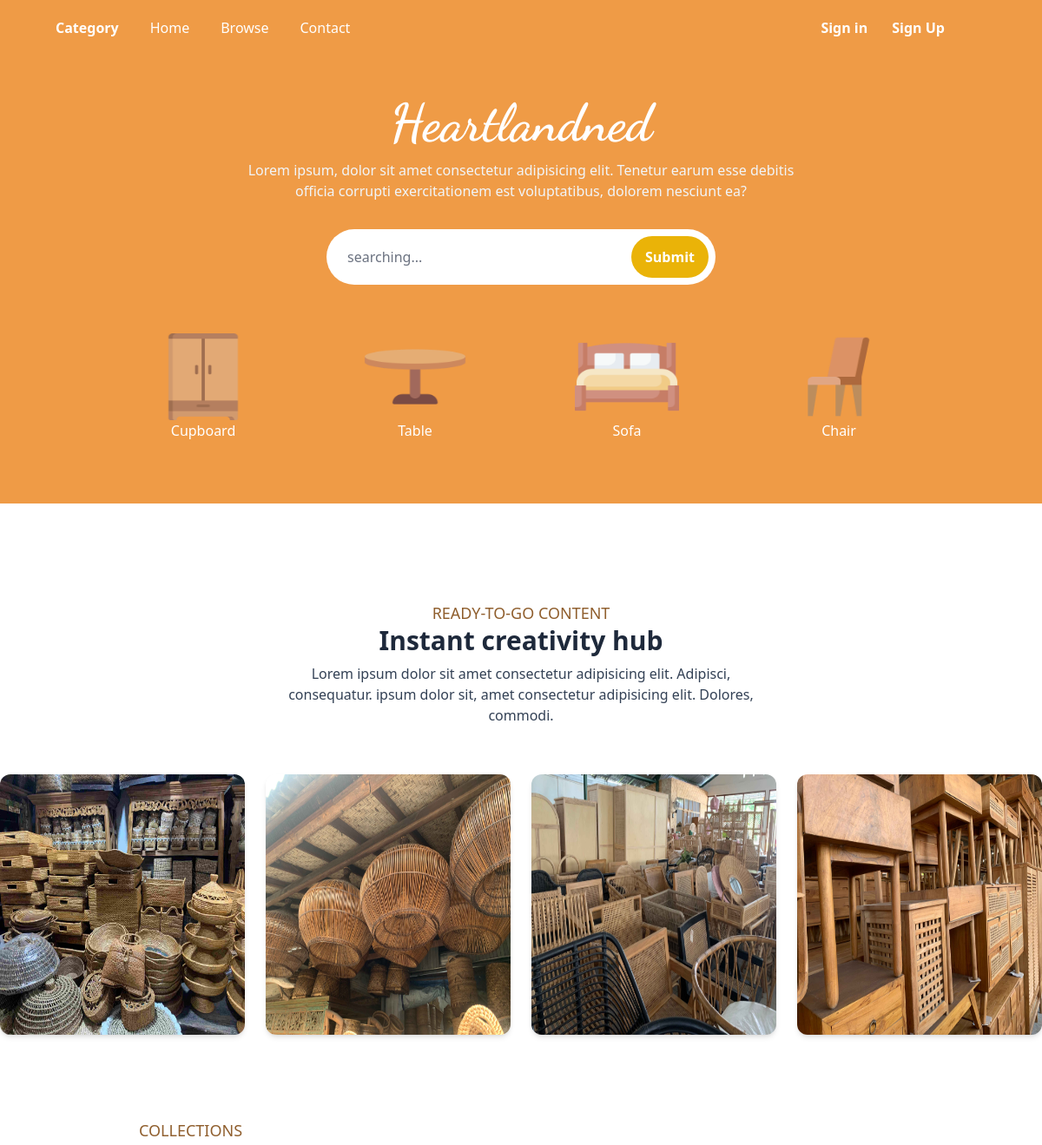
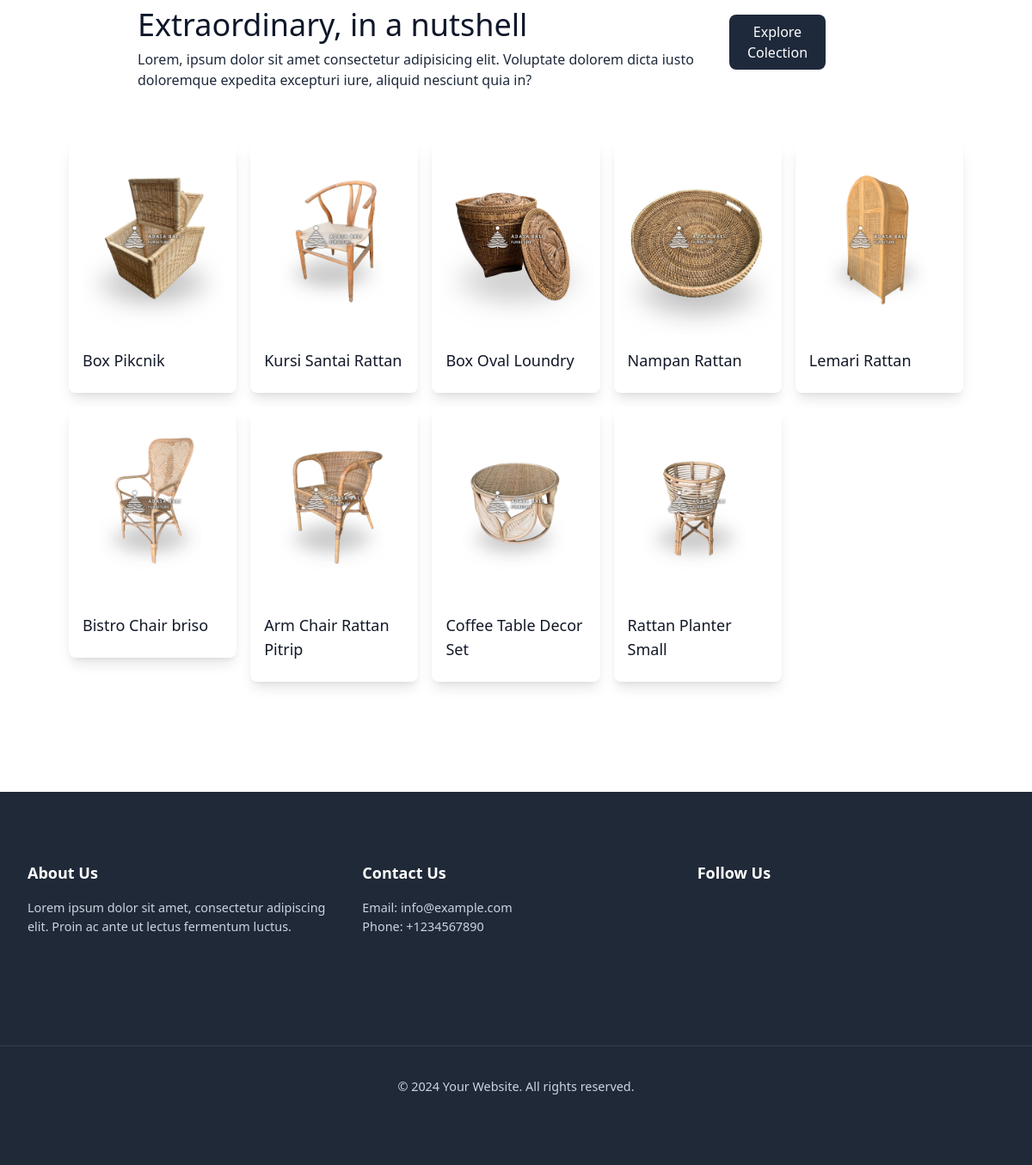
The page / on the database its author committed (2 pictures, top to bottom).
### core/models.py (models this page shows, shortened)
class Produks(models.Model):
    name = models.CharField(max_length=100)
    description = models.TextField()
    subtitle = models.CharField(max_length=200)
    image = models.ImageField(upload_to='produks')
    price = models.IntegerField()
    material = models.CharField(max_length=100)
    ukuran = models.CharField(max_length=100)
    warna = models.CharField(max_length=100)
    fitur = models.TextField()
    create_by = models.ForeignKey(User, on_delete=models.CASCADE)
    create_at = models.DateTimeField(auto_now_add=True)
    discount = models.IntegerField()
    category = models.ForeignKey(Category, on_delete=models.CASCADE)
    descriptiondua = models.TextField()

### core/views.py (the view)
# urls.py: path('', views.home, name='home'),
def home(request):
    query = request.GET.get('query', '')
    produks = Produks.objects.all().order_by('-id')[0:10]
    if query:
        produks = produks.filter(Q(title__icontains=query))
    return render(request, 'core/home.html', {
        'produks':produks,
        'query':query
    })

### core/templates/core/home.html (shortened to what this page needs)
{% extends 'core/base.html' %}
{% block content %}
<div class="bg-[#ef9b46] min-h-[580px] pt-28">
    <div class="max-w-3xl mx-auto">
        <h1 class="title text-center text-white text-6xl">Heartlandned</h1>
        <p class="text-center px-14 text-slate-100 mt-3">Lorem ipsum, dolor sit amet consectetur adipisicing elit. Tenetur earum esse debitis officia corrupti exercitationem est voluptatibus, dolorem nesciunt ea?</p>
        <div class="mt-8">
            <form action="{% url 'core:browser' %}" method="get" class="mx-auto max-w-md flex items-center bg-white p-2 rounded-full">
                <div class="relative flex-1">
                    <input name="query" value="{{query}}" type="text" placeholder="searching..." class="w-full py-3 px-4 rounded-full bg-white text-gray-800 placeholder-gray-500 focus:outline-none focus:ring-2 focus:ring-yellow-500 focus:border-transparent">
                </div>
                <button type="submit" class="bg-yellow-500 hover:bg-yellow-600 text-white font-semibold py-3 px-4 ml-4 rounded-full transition duration-300 ease-in-out">Submit</button>
            </form>
        </div>
    </div>
    <div class="max-w-4xl  mx-auto mt-14">
        <div class="flex justify-around mx-auto gap-20">
            <div class="">
                <img class="w-[120px] h-[100px]" src="http://127.0.0.1:8000/media/images/cate1.png" alt="">
                <h1 class="text-white text-center">Cupboard</h1>
            </div>
            <div class="">
                <img class="w-[120px] h-[100px]" src="http://127.0.0.1:8000/media/images/cate2.png" alt="">
                <h1 class="text-white text-center">Table</h1>
            </div>
            <div class="">
                <img class="w-[120px] h-[100px]" src="http://127.0.0.1:8000/media/images/cate3.png" alt="">
                <h1 class="text-white text-center">Sofa</h1>
            </div>
            <div class="">
                <img class="w-[120px] h-[100px]" src="http://127.0.0.1:8000/media/images/cate4.png" alt="">
                <h1 class="text-white text-center">Chair</h1>
            </div>
        </div>
    </div>
</div>
<div class="px-40 mt-28 text-center mx-auto max-w-4xl">
    <p class="text-[#8f5e2d] text-lg">READY-TO-GO CONTENT</p>
    <h1 class="text-3xl font-semibold mb-2 text-slate-800">Instant creativity hub</h1>
    <p class="text-slate-700 text-[1rem]">Lorem ipsum dolor sit amet consectetur adipisicing elit. Adipisci, consequatur. ipsum dolor sit, amet consectetur adipisicing elit. Dolores, commodi.</p>
</div>
<div class="flex gap-6 justify-around max-w-7xl mx-auto mt-14">
    <div class="relative w-[300px] h-[300px]">
        <img src="http://127.0.0.1:8000/media/images/gambar3.jpg" class="w-full h-full shadow-md rounded-xl" alt="">
    </div>
    <div class="relative w-[300px] h-[300px]">
        <img src="http://127.0.0.1:8000/media/images/gambarsatu.jpg" class="w-full h-full shadow-md rounded-xl" alt="">
    </div>
    <div class="relative w-[300px] h-[300px]">
        <img src="http://127.0.0.1:8000/media/images/gambar2.jpg" class="w-full h-full shadow-md rounded-xl" alt="">
    </div>
    <div class="relative w-[300px] h-[300px]">
        <img src="http://127.0.0.1:8000/media/images/header3.jpg" class="w-full h-full shadow-md rounded-xl" alt="">
    </div>
</div>
<div class="px-40 mt-24 flex gap-4 items-center justify-between mb-9">
    <div class="text-[#8f5e2d] max-w-2xl">
        <p class="text-lg mb-3">COLLECTIONS</p>
        <h1 class="text-4xl text-slate-900 mb-2 ">Extraordinary, in a nutshell</h1>
        <p class="text-[1rem] text-slate-800 mb-6">Lorem, ipsum dolor sit amet consectetur adipisicing elit. Voluptate dolorem dicta iusto doloremque expedita excepturi iure, aliquid nesciunt quia in?</p>
    </div>
    <div class="mr-20">
        <button class="text-white bg-slate-800 rounded-lg px-4 py-2">Explore Colection</button>
    </div>
</div>
<div class="grid gap-4 grid-cols-5 px-10 lg:px-20 xl:px-40">
    {% for produk in produks %}
        <a href="{% url 'core:detail' produk.id %}" class="w-full block">
            <div class="bg-white shadow-lg rounded-lg overflow-hidden">
                <img src="{{ produk.image.url }}" alt="{{ produk.name }}" class="w-full h-56 object-cover object-center">
                <div class="p-4">
                    <h2 class="text-gray-900 text-lg mb-2">{{ produk.name }}</h2>
                </div>
            </div>
        </a>
    {% endfor %}
</div>
</div>
{% endblock %}

### core/templates/core/base.html (shortened to what this page needs)
{% load static %}
<!DOCTYPE html>
<html lang="en">
<head>
    <link href="{% static 'css/output.css' %}" rel="stylesheet">
</head>
<body>
<nav class="fixed z-30 w-full flex items-center bg-[#ef9b46] justify-between py-5 px-14 text-white">
    <div class="flex gap-2 items-center">
        <div class="flex items-center gap-2 relative">
            <p class="font-bold cursor-pointer" id="category" onclick="toggleDropdown()">Category</p>
        </div>
        <ul class="ml-7">
            <li class="flex gap-9 items-center">
                {% if request.user.is_authenticated %}
                <a href="/">Home</a>
                <a href="{% url 'core:browser' %}">Browse</a>
                <a href="{% url 'dashboard:dashindex' %}">Dashboard</a>
                <a href="{% url 'cart:getorder' %}">Order</a>
                {% else %}
                <a href="/">Home</a>
                <a href="{% url 'core:browser' %}">Browse</a>
                <a href="">Contact</a>
                {% endif %}
            </li>
        </ul>
    </div>
    <div class="flex gap-7 items-center">
        {% if request.user.is_authenticated %}
        <a class="text-md font-bold ">Pricing</a>
        <a class="text-md font-bold ">Logout</a>
        {% else %}
        <a href="{% url 'api:login' %}" class="text-md font-bold ">Sign in</a>
        <a href="{% url 'api:signup' %}" class="text-md font-bold ">Sign Up</a>
        {% endif %}
    </div>
</nav>
<div class="">
    {% block content %}
    {% endblock %}
<footer class="bg-gray-800 py-20 mt-32">
    <div class="max-w-7xl mx-auto px-4 sm:px-6 lg:px-8">
        <div class="grid grid-cols-1 sm:grid-cols-2 md:grid-cols-3 gap-8">
            <div class="">
                <h2 class="text-white text-lg font-semibold mb-4">About Us</h2>
                <p class="text-slate-300 text-[.9rem]">Lorem ipsum dolor sit amet, consectetur adipiscing elit. Proin ac ante ut lectus fermentum luctus.</p>
            </div>
            <div class="">
                <h2 class="text-white text-lg font-semibold mb-4">Contact Us</h2>
                <p class="text-slate-300 text-[.9rem]">Email: info@example.com</p>
                <p class="text-slate-300 text-[.9rem]">Phone: +1234567890</p>
            </div>
            <div class="">
                <h2 class="text-white text-lg font-semibold mb-4">Follow Us</h2>
            </div>
        </div>
    </div>
    <div class="mt-32 border-t border-gray-700 max-w-7xl mx-auto px-4 sm:px-6 lg:px-8 text-center">
        <p class="tex-slate-700 text-[.9rem] mt-9 text-slate-300">© 2024 Your Website. All rights reserved.</p>
    </div>
</footer>
</body>
</html>

### core/templates/core/base.html (style rules this page uses)
.title { font-family: 'Dancing Script', cursive; font-weight: 700; }

### rows shown on the page
Produks: image (picture), name "Box Pikcnik"
Produks: image (picture), name "Kursi Santai Rattan"
Produks: image (picture), name "Box Oval Loundry"
Produks: image (picture), name "Nampan Rattan"
Produks: image (picture), name "Lemari Rattan"
Produks: image (picture), name "Bistro Chair briso"
Produks: image (picture), name "Arm Chair Rattan Pitrip"
Produks: image (picture), name "Coffee Table Decor Set"
Produks: image (picture), name "Rattan Planter Small"
